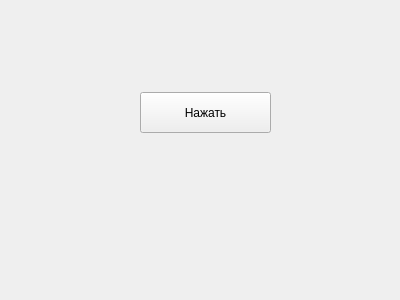
<?xml version="1.0" encoding="UTF-8"?>
<ui version="4.0">
 <class>Form</class>
 <widget class="QWidget" name="Form">
  <property name="geometry">
   <rect>
    <x>0</x>
    <y>0</y>
    <width>400</width>
    <height>300</height>
   </rect>
  </property>
  <property name="windowTitle">
   <string>Form</string>
  </property>
  <widget class="QPushButton" name="pushButton">
   <property name="geometry">
    <rect>
     <x>140</x>
     <y>92</y>
     <width>131</width>
     <height>41</height>
    </rect>
   </property>
   <property name="text">
    <string>Нажать</string>
   </property>
  </widget>
 </widget>
 <resources/>
 <connections/>
</ui>
